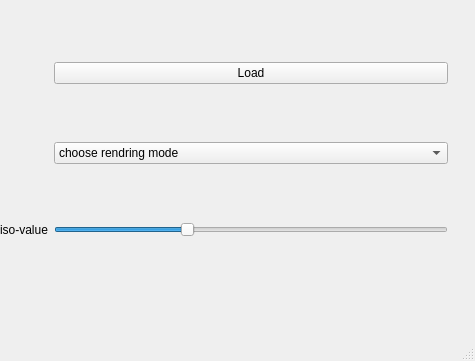
<?xml version="1.0" encoding="UTF-8"?>
<ui version="4.0">
 <class>MainWindow</class>
 <widget class="QMainWindow" name="MainWindow">
  <property name="geometry">
   <rect>
    <x>0</x>
    <y>0</y>
    <width>475</width>
    <height>361</height>
   </rect>
  </property>
  <property name="windowTitle">
   <string>MainWindow</string>
  </property>
  <widget class="QWidget" name="centralwidget">
   <widget class="QWidget" name="gridLayoutWidget">
    <property name="geometry">
     <rect>
      <x>0</x>
      <y>10</y>
      <width>461</width>
      <height>281</height>
     </rect>
    </property>
    <layout class="QGridLayout" name="gridLayout">
     <item row="3" column="1">
      <widget class="QSlider" name="horizontalSlider">
       <property name="maximum">
        <number>1500</number>
       </property>
       <property name="sliderPosition">
        <number>500</number>
       </property>
       <property name="orientation">
        <enum>Qt::Horizontal</enum>
       </property>
      </widget>
     </item>
     <item row="3" column="0">
      <widget class="QLabel" name="label">
       <property name="text">
        <string>iso-value</string>
       </property>
      </widget>
     </item>
     <item row="2" column="1">
      <widget class="QComboBox" name="comboBox">
       <item>
        <property name="text">
         <string>choose rendring mode</string>
        </property>
       </item>
       <item>
        <property name="text">
         <string>surface rendring</string>
        </property>
       </item>
       <item>
        <property name="text">
         <string>ray casting</string>
        </property>
       </item>
      </widget>
     </item>
     <item row="1" column="1">
      <widget class="QPushButton" name="pushButton">
       <property name="text">
        <string>Load</string>
       </property>
      </widget>
     </item>
     <item row="3" column="2">
      <widget class="QLabel" name="label_2">
       <property name="text">
        <string/>
       </property>
      </widget>
     </item>
    </layout>
   </widget>
  </widget>
  <widget class="QMenuBar" name="menubar">
   <property name="geometry">
    <rect>
     <x>0</x>
     <y>0</y>
     <width>475</width>
     <height>22</height>
    </rect>
   </property>
  </widget>
  <widget class="QStatusBar" name="statusbar"/>
 </widget>
 <resources/>
 <connections/>
</ui>
